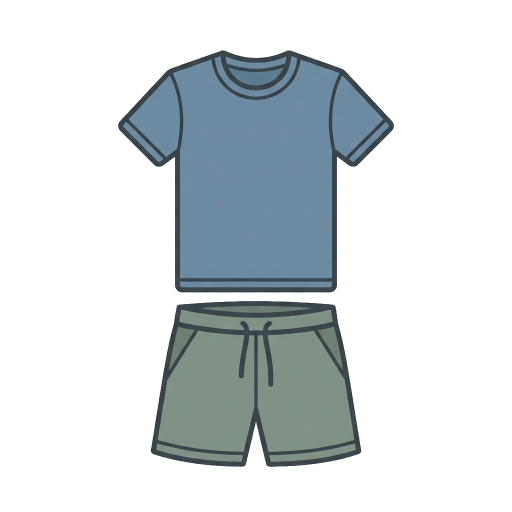
#> input picture assets/wear_1_tee_shorts.png, 1024 x 1024 px (shown at 1/2 size); its folder holds 4 pictures in this run
$ python build_assets.py
#> lines starting #> are read from the running program, lines starting #| are printed output that depends on the picture
# -*- coding: utf-8 -*-
"""納品された assets/ を、アプリが使う app/img/ 向けに正規化する。

やること:
  1. 余白をトリムして、絵の大きさと中心位置を枚ごとに揃える
     （納品時は線寸法で11〜20%ばらつき、wx_fog/wx_drizzle が中心から最大84pxズレていた）
  2. 天気・雨具は正方形、服装は縦長の枠に収める（服装は幅:高さ≈1:1.8のため）
  3. app_icon から PWA 用の 192/512 を書き出す

納品原本（assets/）は読むだけで、書き換えない。
"""
import os
import sys
import io
from PIL import Image

sys.stdout = io.TextIOWrapper(sys.stdout.buffer, encoding='utf-8')

ROOT = os.path.dirname(os.path.abspath(__file__))
SRC = os.path.join(ROOT, 'assets')
DST = os.path.join(ROOT, 'app', 'img')

WEAR = ['wear_1_tee_shorts', 'wear_2_tee_pants', 'wear_3_shirt',
        'wear_4_longsleeve', 'wear_5_jacket', 'wear_6_coat']
SQUARE = ['wx_clear', 'wx_partly', 'wx_cloudy', 'wx_fog', 'wx_drizzle',
          'wx_rain', 'wx_heavy_rain', 'wx_shower', 'wx_sleet', 'wx_snow',
          'wx_thunder']
# 雨具は正方形の枠に入れない。閉じた傘は縦横比が約1:3.6で、
# 正方形に収めると横幅が4px程度まで潰れて何の絵か分からなくなるため、
# 余白なしで切り出し、CSS 側で「高さ基準」で並べる。
GEAR = ['gear_umbrella', 'gear_boots']


def normalize(name, box, fill):
    """絵をトリムし、box の中で fill の割合を占めるよう拡大縮小して中央に置く。"""
#> called with name = 'wear_1_tee_shorts', box = (240, 360), fill = 0.94
    im = Image.open(os.path.join(SRC, name + '.png')).convert('RGBA')
#> im is the input picture: PIL image 1024x1024 RGBA; mean R, G, B, A 203.6, 209.9, 212.5, 72.5
    bb = im.split()[-1].getbbox()
#> bb = (236, 101, 788, 934)
    im = im.crop(bb)
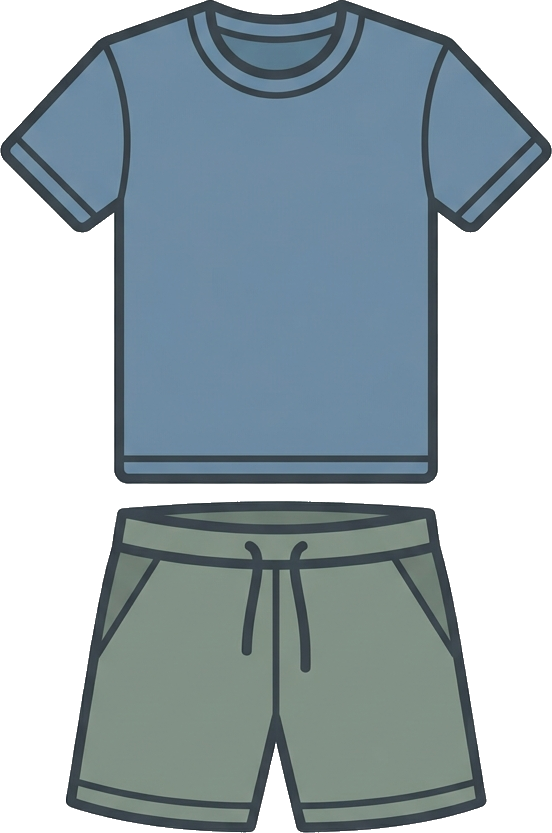
#> im: PIL image 552x833 RGBA; mean R, G, B, A 153.6, 167.7, 174, 165.4; transparent parts drawn white
    bw, bh = box
    scale = min(bw * fill / im.width, bh * fill / im.height)
#> scale = 0.406
    im = im.resize((max(1, round(im.width * scale)),
                    max(1, round(im.height * scale))), Image.LANCZOS)
#> im: PIL image 224x338 RGBA
    out = Image.new('RGBA', box, (0, 0, 0, 0))
#> out: PIL image 240x360 RGBA; every value is 0
    out.alpha_composite(im, ((bw - im.width) // 2, (bh - im.height) // 2))
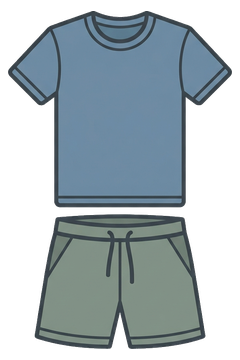
#> out: PIL image 240x360 RGBA; mean R, G, B, A 62, 74.5, 80.3, 144.9; transparent parts drawn white
    out.save(os.path.join(DST, name + '.png'), optimize=True)
    return im.size


def main():
    os.makedirs(DST, exist_ok=True)
    print('■ 正規化')

    for n in WEAR:
        w, h = normalize(n, (240, 360), 0.94)
#> w = 224; h = 338
        print('  %-22s -> 240x360  絵 %dx%d' % (n, w, h))
#> pass 2 of the loop in main, `for n in WEAR:`:
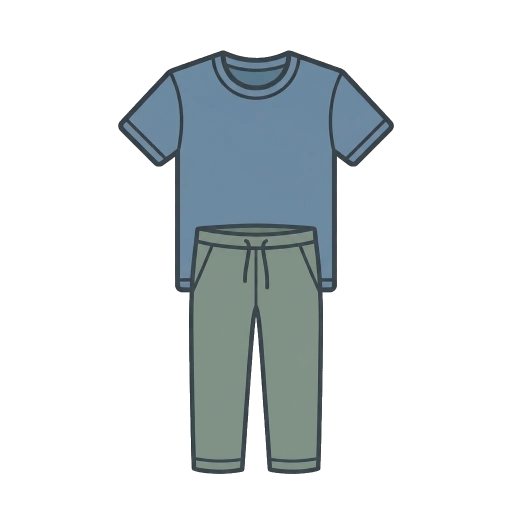
#> input picture assets/wear_2_tee_pants.png, 1024 x 1024 px (shown at 1/2 size)
#> in normalize, im is the input picture: PIL image 1024x1024 RGBA; mean R, G, B, A 207.4, 213, 214.8, 65.1
#> bb = (236, 101, 788, 948)
#> in normalize (call 2), `im = im.resize((max(1, round(im.width * scale)), max(1, round(im.heigh..`:
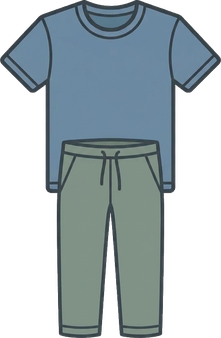
#> im: PIL image 221x338 RGBA; mean R, G, B, A 62.9, 75.4, 79.9, 145.9; transparent parts drawn white
#> in normalize (call 2), `out.alpha_composite(im, ((bw - im.width) // 2, (bh - im.height) // 2))`:
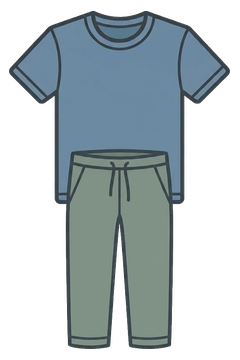
#> out: PIL image 240x360 RGBA; mean R, G, B, A 54.4, 65.2, 69.1, 126.1; transparent parts drawn white

    for n in SQUARE:
        w, h = normalize(n, (256, 256), 0.90)
        print('  %-22s -> 256x256  絵 %dx%d' % (n, w, h))

    for n in GEAR:
        im = Image.open(os.path.join(SRC, n + '.png')).convert('RGBA')
        im = im.crop(im.split()[-1].getbbox())
        s = 256 / im.height                      # 高さを揃える（幅は絵なり）
        im = im.resize((max(1, round(im.width * s)), 256), Image.LANCZOS)
        im.save(os.path.join(DST, n + '.png'), optimize=True)
        print('  %-22s -> %dx256（余白なし・高さ基準）' % (n, im.width))

    ic = Image.open(os.path.join(SRC, 'app_icon.png')).convert('RGB')
    for sz in (192, 512):
        ic.resize((sz, sz), Image.LANCZOS).save(
            os.path.join(DST, 'icon-%d.png' % sz), optimize=True)
        print('  app_icon               -> icon-%d.png' % sz)
    # maskable: 安全領域を確保するため周囲に余白を足す
    m = Image.new('RGB', (512, 512), '#3aa6e8')
    t = ic.resize((410, 410), Image.LANCZOS)
    m.paste(t, (51, 51))
    m.save(os.path.join(DST, 'icon-maskable.png'), optimize=True)
    print('  app_icon               -> icon-maskable.png')

    print()
    print('■ 検算（揃ったか）')
    for label, names, box in (('服装', WEAR, (240, 360)), ('天気', SQUARE, (256, 256))):
        sides = []
        offs = []
        for n in names:
            im = Image.open(os.path.join(DST, n + '.png')).convert('RGBA')
            bb = im.split()[-1].getbbox()
            sides.append(max(bb[2] - bb[0], bb[3] - bb[1]))
            offs.append((abs((bb[0] + bb[2]) / 2 - box[0] / 2),
                         abs((bb[1] + bb[3]) / 2 - box[1] / 2)))
        print('  %-10s 最大辺 %d〜%dpx（差%dpx）  中心ズレ 最大 x%.1f y%.1f px'
              % (label, min(sides), max(sides), max(sides) - min(sides),
                 max(o[0] for o in offs), max(o[1] for o in offs)))


if __name__ == '__main__':
#> (the run stopped early here; a loop or call above may not have finished)
